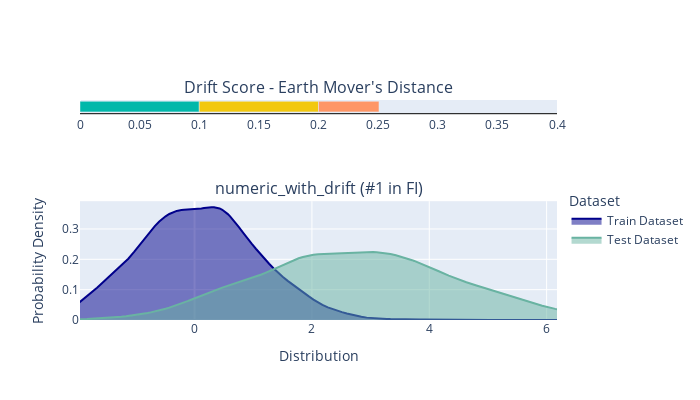
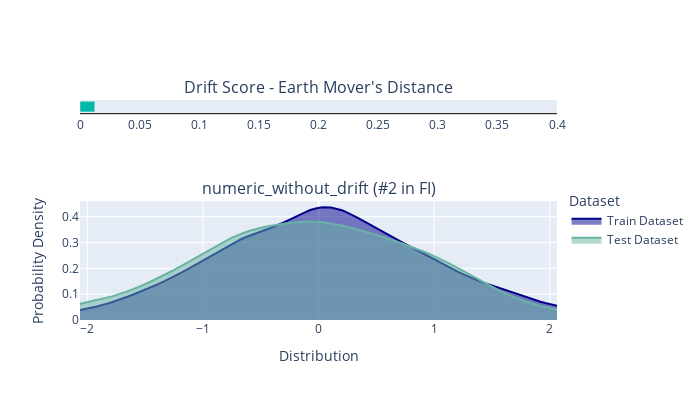
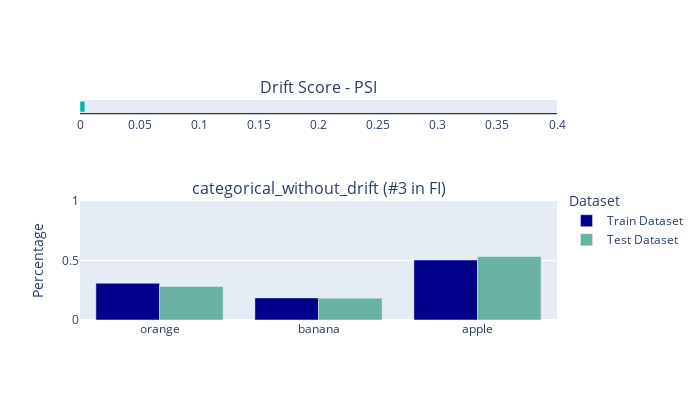
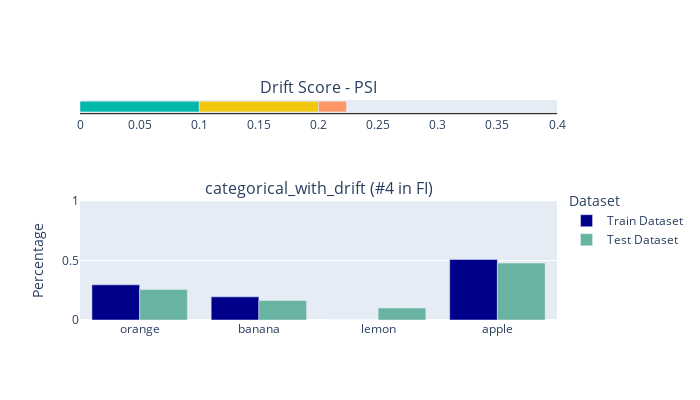

The notebook cell these images were saved under, in order:
### Markdown cell above
## Run the check <a name='run_check'></a>

Let's run deepchecks' feature drift check and see the results

### Code cell
from deepchecks.tabular.checks import TrainTestFeatureDrift

check = TrainTestFeatureDrift()
result = check.run(train_dataset=train_dataset, test_dataset=test_dataset, model=model)
result

### Figure 1 — Plotly figure (JSON) as saved in the notebook; plotly's stock layout.template omitted (floating-point values rounded to 4 significant figures; data arrays with more than 128 entries replaced by an {"elided": "..."} marker saying what was removed)
{"data": [{"base": 0, "marker": {"color": "#01B8AA"}, "offsetgroup": "0", "orientation": "h", "showlegend": false, "type": "bar", "x": [0.1], "xaxis": "x", "y": ["Drift Score"], "yaxis": "y"}, {"base": 0.1, "marker": {"color": "#F2C80F"}, "offsetgroup": "0", "orientation": "h", "showlegend": false, "type": "bar", "x": [0.1], "xaxis": "x", "y": ["Drift Score"], "yaxis": "y"}, {"base": 0.2, "marker": {"color": "#FE9666"}, "offsetgroup": "0", "orientation": "h", "showlegend": false, "type": "bar", "x": [0.05071], "xaxis": "x", "y": ["Drift Score"], "yaxis": "y"}, {"fill": "tozeroy", "line": {"color": "darkblue"}, "name": "Train Dataset", "type": "scatter", "x": {"elided": "148 float values"}, "xaxis": "x2", "y": {"elided": "148 float values"}, "yaxis": "y2"}, {"fill": "tozeroy", "line": {"color": "#69b3a2"}, "name": "Test Dataset", "type": "scatter", "x": {"elided": "148 float values"}, "xaxis": "x2", "y": {"elided": "148 float values"}, "yaxis": "y2"}], "layout": {"annotations": [{"font": {"size": 16}, "showarrow": false, "text": "Drift Score - Earth Mover's Distance", "x": 0.5, "xanchor": "center", "xref": "paper", "y": 1, "yanchor": "bottom", "yref": "paper"}, {"font": {"size": 16}, "showarrow": false, "text": "numeric_with_drift (#1 in FI)", "x": 0.5, "xanchor": "center", "xref": "paper", "y": 0.54, "yanchor": "bottom", "yref": "paper"}], "height": 400, "legend": {"title": {"text": "Dataset"}, "y": 0.6, "yanchor": "top"}, "width": 700, "xaxis": {"anchor": "y", "domain": [0, 1], "dtick": 0.05, "fixedrange": true, "gridcolor": "black", "linecolor": "black", "range": [0, 0.4], "showgrid": false}, "xaxis2": {"anchor": "y2", "domain": [0, 1], "fixedrange": false, "range": [-1.952, 6.177], "title": {"text": "Distribution"}}, "yaxis": {"anchor": "x", "color": "black", "domain": [0.94, 1], "fixedrange": true, "showgrid": false, "showline": false, "showticklabels": false, "zeroline": false}, "yaxis2": {"anchor": "x2", "domain": [0, 0.54], "fixedrange": true, "title": {"text": "Probability Density"}}}}

### Figure 2 — Plotly figure (JSON) as saved in the notebook; plotly's stock layout.template omitted (floating-point values rounded to 4 significant figures; data arrays with more than 128 entries replaced by an {"elided": "..."} marker saying what was removed)
{"data": [{"base": 0, "marker": {"color": "#01B8AA"}, "offsetgroup": "0", "orientation": "h", "showlegend": false, "type": "bar", "x": [0.01238], "xaxis": "x", "y": ["Drift Score"], "yaxis": "y"}, {"fill": "tozeroy", "line": {"color": "darkblue"}, "name": "Train Dataset", "type": "scatter", "x": {"elided": "148 float values"}, "xaxis": "x2", "y": {"elided": "148 float values"}, "yaxis": "y2"}, {"fill": "tozeroy", "line": {"color": "#69b3a2"}, "name": "Test Dataset", "type": "scatter", "x": {"elided": "148 float values"}, "xaxis": "x2", "y": {"elided": "148 float values"}, "yaxis": "y2"}], "layout": {"annotations": [{"font": {"size": 16}, "showarrow": false, "text": "Drift Score - Earth Mover's Distance", "x": 0.5, "xanchor": "center", "xref": "paper", "y": 1, "yanchor": "bottom", "yref": "paper"}, {"font": {"size": 16}, "showarrow": false, "text": "numeric_without_drift (#2 in FI)", "x": 0.5, "xanchor": "center", "xref": "paper", "y": 0.54, "yanchor": "bottom", "yref": "paper"}], "height": 400, "legend": {"title": {"text": "Dataset"}, "y": 0.6, "yanchor": "top"}, "width": 700, "xaxis": {"anchor": "y", "domain": [0, 1], "dtick": 0.05, "fixedrange": true, "gridcolor": "black", "linecolor": "black", "range": [0, 0.4], "showgrid": false}, "xaxis2": {"anchor": "y2", "domain": [0, 1], "fixedrange": false, "range": [-2.063, 2.063], "title": {"text": "Distribution"}}, "yaxis": {"anchor": "x", "color": "black", "domain": [0.94, 1], "fixedrange": true, "showgrid": false, "showline": false, "showticklabels": false, "zeroline": false}, "yaxis2": {"anchor": "x2", "domain": [0, 0.54], "fixedrange": true, "title": {"text": "Probability Density"}}}}

### Figure 3 — Plotly figure (JSON) as saved in the notebook; plotly's stock layout.template omitted (floating-point values rounded to 4 significant figures)
{"data": [{"base": 0, "marker": {"color": "#01B8AA"}, "offsetgroup": "0", "orientation": "h", "showlegend": false, "type": "bar", "x": [0.00411], "xaxis": "x", "y": ["Drift Score"], "yaxis": "y"}, {"marker": {"color": "darkblue"}, "name": "Train Dataset", "type": "bar", "x": ["orange", "banana", "apple"], "xaxis": "x2", "y": [0.309, 0.186, 0.505], "yaxis": "y2"}, {"marker": {"color": "#69b3a2"}, "name": "Test Dataset", "type": "bar", "x": ["orange", "banana", "apple"], "xaxis": "x2", "y": [0.282, 0.184, 0.534], "yaxis": "y2"}], "layout": {"annotations": [{"font": {"size": 16}, "showarrow": false, "text": "Drift Score - PSI", "x": 0.5, "xanchor": "center", "xref": "paper", "y": 1, "yanchor": "bottom", "yref": "paper"}, {"font": {"size": 16}, "showarrow": false, "text": "categorical_without_drift (#3 in FI)", "x": 0.5, "xanchor": "center", "xref": "paper", "y": 0.54, "yanchor": "bottom", "yref": "paper"}], "height": 400, "legend": {"title": {"text": "Dataset"}, "y": 0.6, "yanchor": "top"}, "width": 700, "xaxis": {"anchor": "y", "domain": [0, 1], "dtick": 0.05, "fixedrange": true, "gridcolor": "black", "linecolor": "black", "range": [0, 0.4], "showgrid": false}, "xaxis2": {"anchor": "y2", "domain": [0, 1], "type": "category"}, "yaxis": {"anchor": "x", "color": "black", "domain": [0.94, 1], "fixedrange": true, "showgrid": false, "showline": false, "showticklabels": false, "zeroline": false}, "yaxis2": {"anchor": "x2", "domain": [0, 0.54], "fixedrange": true, "range": [0, 1], "title": {"text": "Percentage"}}}}

### Figure 4 — Plotly figure (JSON) as saved in the notebook; plotly's stock layout.template omitted (floating-point values rounded to 4 significant figures)
{"data": [{"base": 0, "marker": {"color": "#01B8AA"}, "offsetgroup": "0", "orientation": "h", "showlegend": false, "type": "bar", "x": [0.1], "xaxis": "x", "y": ["Drift Score"], "yaxis": "y"}, {"base": 0.1, "marker": {"color": "#F2C80F"}, "offsetgroup": "0", "orientation": "h", "showlegend": false, "type": "bar", "x": [0.1], "xaxis": "x", "y": ["Drift Score"], "yaxis": "y"}, {"base": 0.2, "marker": {"color": "#FE9666"}, "offsetgroup": "0", "orientation": "h", "showlegend": false, "type": "bar", "x": [0.02344], "xaxis": "x", "y": ["Drift Score"], "yaxis": "y"}, {"marker": {"color": "darkblue"}, "name": "Train Dataset", "type": "bar", "x": ["orange", "banana", "lemon", "apple"], "xaxis": "x2", "y": [0.296, 0.195, 0, 0.509], "yaxis": "y2"}, {"marker": {"color": "#69b3a2"}, "name": "Test Dataset", "type": "bar", "x": ["orange", "banana", "lemon", "apple"], "xaxis": "x2", "y": [0.256, 0.164, 0.101, 0.479], "yaxis": "y2"}], "layout": {"annotations": [{"font": {"size": 16}, "showarrow": false, "text": "Drift Score - PSI", "x": 0.5, "xanchor": "center", "xref": "paper", "y": 1, "yanchor": "bottom", "yref": "paper"}, {"font": {"size": 16}, "showarrow": false, "text": "categorical_with_drift (#4 in FI)", "x": 0.5, "xanchor": "center", "xref": "paper", "y": 0.54, "yanchor": "bottom", "yref": "paper"}], "height": 400, "legend": {"title": {"text": "Dataset"}, "y": 0.6, "yanchor": "top"}, "width": 700, "xaxis": {"anchor": "y", "domain": [0, 1], "dtick": 0.05, "fixedrange": true, "gridcolor": "black", "linecolor": "black", "range": [0, 0.4], "showgrid": false}, "xaxis2": {"anchor": "y2", "domain": [0, 1], "type": "category"}, "yaxis": {"anchor": "x", "color": "black", "domain": [0.94, 1], "fixedrange": true, "showgrid": false, "showline": false, "showticklabels": false, "zeroline": false}, "yaxis2": {"anchor": "x2", "domain": [0, 0.54], "fixedrange": true, "range": [0, 1], "title": {"text": "Percentage"}}}}
